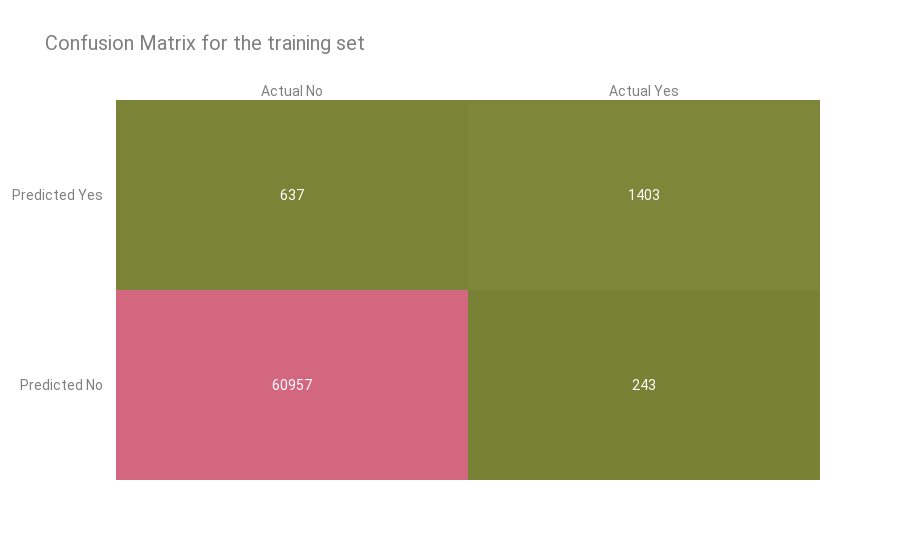

This figure's notebook cell:
### Markdown cell above
***Confusion Matrix Test Set***

### Code cell
conf_matrix_test = confusion_matrix(y_test, y_test_pred)

fig = ff.create_annotated_heatmap(conf_matrix_test, 
                                    colorscale='armyrose',
                                    y=["Predicted No  ", "Predicted Yes  "], 
                                    x=["Actual No", "Actual Yes"])

fig.update_layout(
    title="Confusion Matrix for the test set",
    font=dict(
        family="Roboto, monospace",
        size=14,
        color="#7f7f7f"
    )
)

fig.show()

### Figure 1 — Plotly figure (JSON) as saved in the notebook; plotly's stock layout.template omitted (floating-point values rounded to 4 significant figures)
{"data": [{"colorscale": [[0, "rgb(121, 130, 52)"], [0.1667, "rgb(163, 173, 98)"], [0.3333, "rgb(208, 211, 162)"], [0.5, "rgb(253, 251, 228)"], [0.6667, "rgb(240, 198, 195)"], [0.8333, "rgb(223, 145, 163)"], [1, "rgb(212, 103, 128)"]], "reversescale": false, "showscale": false, "type": "heatmap", "x": ["Actual No", "Actual Yes"], "y": ["Predicted No  ", "Predicted Yes  "], "z": [[60957, 243], [637, 1403]]}], "layout": {"annotations": [{"font": {"color": "#FFFFFF"}, "showarrow": false, "text": "60957", "x": "Actual No", "xref": "x", "y": "Predicted No  ", "yref": "y"}, {"font": {"color": "#FFFFFF"}, "showarrow": false, "text": "243", "x": "Actual Yes", "xref": "x", "y": "Predicted No  ", "yref": "y"}, {"font": {"color": "#FFFFFF"}, "showarrow": false, "text": "637", "x": "Actual No", "xref": "x", "y": "Predicted Yes  ", "yref": "y"}, {"font": {"color": "#FFFFFF"}, "showarrow": false, "text": "1403", "x": "Actual Yes", "xref": "x", "y": "Predicted Yes  ", "yref": "y"}], "font": {"color": "#7f7f7f", "family": "Roboto, monospace", "size": 14}, "title": {"text": "Confusion Matrix for the training set"}, "xaxis": {"dtick": 1, "gridcolor": "rgb(0, 0, 0)", "side": "top", "ticks": ""}, "yaxis": {"dtick": 1, "ticks": "", "ticksuffix": "  "}}}
